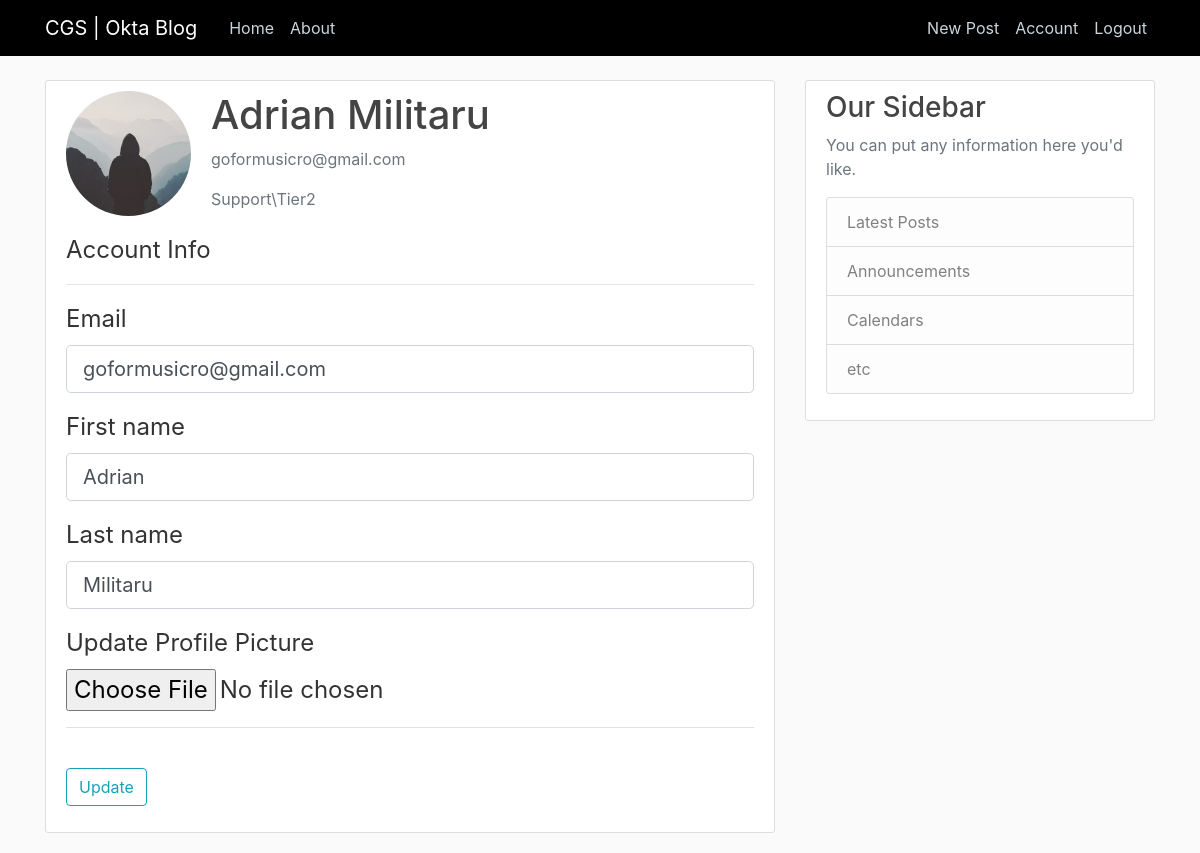
Screenshot of /account (signed in) with the database file from the repository.
### mainblog/models.py (models this page shows, shortened)
class User(db.Model, UserMixin):
    id = db.Column(db.String(20), unique=True, primary_key=True)
    email = db.Column(db.String(60), unique=True, nullable=False)
    image_file = db.Column(db.String(20), nullable=False, default='default.jpg')
    password = db.Column(db.String(60), nullable=False)
    firstname = db.Column(db.String(60), nullable=True, default='')
    lastname = db.Column(db.String(60), nullable=True, default='')
    group = db.Column(db.String(60), db.ForeignKey('groups.group_name'), nullable=True)
    position = db.Column(db.String(60), db.ForeignKey('position.position_name'), nullable=True)
    comments = db.relationship('Comments', backref='author', lazy=True)
    posts = db.relationship('Post', backref='author', lazy=True)

### mainblog/routes.py (the view)
@app.route("/account", methods=['GET', 'POST'])
@login_required
def account_page():
    form = UpdateProgileForm()
    if form.validate_on_submit():
        if form.picture.data:
            picture_file = save_picture(form.picture.data)
            current_user.image_file = picture_file
        current_user.email = form.email.data
        current_user.firstname = form.firstname.data
        current_user.lastname = form.lastname.data
        db.session.commit()
        flash('Your account has benn updated!', 'success')
        return redirect(url_for('account_page'))
    elif request.method == 'GET':
        form.email.data = current_user.email
        form.firstname.data = current_user.firstname
        form.lastname.data = current_user.lastname
    image_file = url_for('static', filename='profile_pics/' + current_user.image_file)
    return render_template('account.html', title='Account', avatar=image_file, user=current_user, form=form)

### mainblog/forms.py (shortened to what this page needs)
class UpdateProgileForm(FlaskForm):
    email = StringField('Email', validators=[DataRequired(), Email()])
    firstname = StringField('First name')
    lastname = StringField('Last name')
    submit = SubmitField('Update')
    picture = FileField('Update Profile Picture', validators=[FileAllowed(['jpg','png'])])

### mainblog/models.py (called while the page is built)
@login_manager.user_loader
def load_user(user_id):
    return User.query.get(user_id)

### mainblog/templates/account.html (shortened to what this page needs)
{% extends "layout.html" %}
{% block content %}
    <div class="content-section">
  <div class="media">
    <img class="rounded-circle account-img" src="{{ avatar }}">
    <div class="media-body">
      <h2 class="account-heading">{{ user.firstname}} {{ user.lastname }}</h2>
      <p class="text-secondary">{{ user.email}}</p>
      <p class="text-secondary">{{ user.group}}\{{ user.position}}</p>
    </div>
  </div>
        <form method="POST" action="" enctype="multipart/form-data">
            <fieldset class="form-group">
                <legend class="border-bottom mb-4">Account Info</legent>
                <hr>
                <div class="form-group">
                    {{ form.email.label(class="form-control-label") }}
                    {% if form.email.errors %}
                        {{ form.email(class="form-control form-control-lg is-invalid")}}
                        <div class="invalid-feedback">
                            {% for error in form.email.errors %}
                                <span>{{ error }}</span>
                            {% endfor %}
                        </div>
                    {% else %}
                        {{ form.email(class="form-control form-control-lg") }}
                    {% endif %}
                </div>
                <div class="form-group">
                    {{ form.firstname.label(class="form-control-label") }}
                    {% if form.firstname.errors %}
                        {{ form.firstname(class="form-control form-control-lg is-invalid")}}
                        <div class="invalid-feedback">
                            {% for error in form.firstname.errors %}
                                <span>{{ error }}</span>
                            {% endfor %}
                        </div>
                    {% else %}
                        {{ form.firstname(class="form-control form-control-lg") }}
                    {% endif %}
                </div>
                <div class="form-group">
                    {{ form.lastname.label(class="form-control-label") }}
                    {% if form.lastname.errors %}
                        {{ form.lastname(class="form-control form-control-lg is-invalid")}}
                        <div class="invalid-feedback">
                            {% for error in form.lastname.errors %}
                                <span>{{ error }}</span>
                            {% endfor %}
                        </div>
                    {% else %}
                        {{ form.lastname(class="form-control form-control-lg") }}
                    {% endif %}
                </div>
                <div class="form-group">
                    {{ form.picture.label() }}
                    {{ form.picture(class="form-control-file") }}
                </div>
            </fieldset>
            <div class="form-group">
                {{form.submit(class="btn btn-outline-info") }}
            </div>
        </form>
</div>
{% endblock content %}

### mainblog/templates/layout.html (shortened to what this page needs)
<!DOCTYPE html>
<html>
<head>
    <link rel="stylesheet" href="{{ url_for('static', filename='bootstrap.css') }}">
    <link rel="stylesheet" type="text/css" href="{{ url_for('static', filename='main.css') }}">
</head>
<body>
    <header class="site-header">
      <nav class="navbar navbar-expand-md navbar-dark bg-steel fixed-top">
        <div class="container">
          <a class="navbar-brand mr-4" href="{{ url_for('home_page')}}">CGS | Okta Blog</a>
          <div class="collapse navbar-collapse" id="navbarToggle">
            <div class="navbar-nav mr-auto">
              <a class="nav-item nav-link" href="{{ url_for('home_page')}}">Home</a>
              <a class="nav-item nav-link" href="{{ url_for('about_page')}}">About</a>
            </div>
            <div class="navbar-nav">
            {% if current_user.is_authenticated %}
              <a class="nav-item nav-link" href="{{ url_for('new_post_page')}}">New Post</a>
              <a class="nav-item nav-link" href="{{ url_for('account_page')}}">Account</a>
              <a class="nav-item nav-link" href="{{ url_for('logout_page')}}">Logout</a>
            {% else %}
              <a class="nav-item nav-link" href="{{ url_for('login_page')}}">Login</a>
              <a class="nav-item nav-link" href="{{ url_for('register_page')}}">Register</a>
            {% endif %}
            </div>
          </div>
        </div>
      </nav>
    </header>
    <main role="main" class="container">
      <div class="row">
        <div class="col-md-8">
          {% block content %}{% endblock %}
        </div>
        <div class="col-md-4">
          <div class="content-section">
            <h3>Our Sidebar</h3>
            <p class='text-muted'>You can put any information here you'd like.
              <ul class="list-group">
                <li class="list-group-item list-group-item-light">Latest Posts</li>
                <li class="list-group-item list-group-item-light">Announcements</li>
                <li class="list-group-item list-group-item-light">Calendars</li>
                <li class="list-group-item list-group-item-light">etc</li>
              </ul>
            </p>
          </div>
        </div>
      </div>
    </main>
</body>
</html>

### mainblog/static/main.css (style rules this page uses)
body { background: #fafafa; color: #333333; margin-top: 5rem; }
h1, h2, h3, h4, h5, h6 { color: #444444; }
.bg-steel { background-color: #000000; }
.site-header .navbar-nav .nav-link { color: #cbd5db; }
.content-section { background: #ffffff; padding: 10px 20px; border: 1px solid #dddddd; border-radius: 3px; margin-bottom: 20px; }
.account-img { height: 125px; width: 125px; margin-right: 20px; margin-bottom: 16px; }
.account-heading { font-size: 2.5rem; }

### rows the page displays
User: firstname "Adrian", lastname "Militaru", email "goformusicro@gmail.com", group "Support", position "Tier2"
